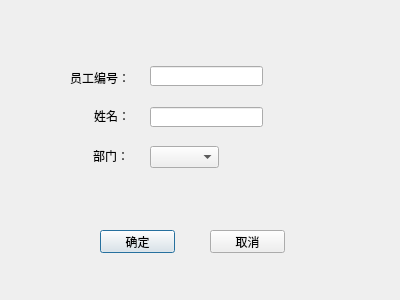
<?xml version="1.0" encoding="UTF-8"?>
<ui version="4.0">
 <class>Dialog</class>
 <widget class="QDialog" name="Dialog">
  <property name="geometry">
   <rect>
    <x>0</x>
    <y>0</y>
    <width>400</width>
    <height>300</height>
   </rect>
  </property>
  <property name="windowTitle">
   <string>Dialog</string>
  </property>
  <widget class="QLineEdit" name="id_le">
   <property name="geometry">
    <rect>
     <x>150</x>
     <y>66</y>
     <width>113</width>
     <height>20</height>
    </rect>
   </property>
  </widget>
  <widget class="QLineEdit" name="name_le">
   <property name="geometry">
    <rect>
     <x>150</x>
     <y>107</y>
     <width>113</width>
     <height>20</height>
    </rect>
   </property>
  </widget>
  <widget class="QComboBox" name="dpt_combo">
   <property name="geometry">
    <rect>
     <x>150</x>
     <y>146</y>
     <width>69</width>
     <height>22</height>
    </rect>
   </property>
  </widget>
  <widget class="QLabel" name="label">
   <property name="geometry">
    <rect>
     <x>70</x>
     <y>70</y>
     <width>61</width>
     <height>16</height>
    </rect>
   </property>
   <property name="text">
    <string>员工编号：</string>
   </property>
  </widget>
  <widget class="QLabel" name="label_2">
   <property name="geometry">
    <rect>
     <x>94</x>
     <y>110</y>
     <width>54</width>
     <height>12</height>
    </rect>
   </property>
   <property name="text">
    <string>姓名：</string>
   </property>
  </widget>
  <widget class="QLabel" name="label_3">
   <property name="geometry">
    <rect>
     <x>93</x>
     <y>150</y>
     <width>54</width>
     <height>12</height>
    </rect>
   </property>
   <property name="text">
    <string>部门：</string>
   </property>
  </widget>
  <widget class="QPushButton" name="ok_pb">
   <property name="geometry">
    <rect>
     <x>100</x>
     <y>230</y>
     <width>75</width>
     <height>23</height>
    </rect>
   </property>
   <property name="text">
    <string>确定</string>
   </property>
  </widget>
  <widget class="QPushButton" name="cancel_pb">
   <property name="geometry">
    <rect>
     <x>210</x>
     <y>230</y>
     <width>75</width>
     <height>23</height>
    </rect>
   </property>
   <property name="text">
    <string>取消</string>
   </property>
  </widget>
 </widget>
 <resources/>
 <connections/>
</ui>
